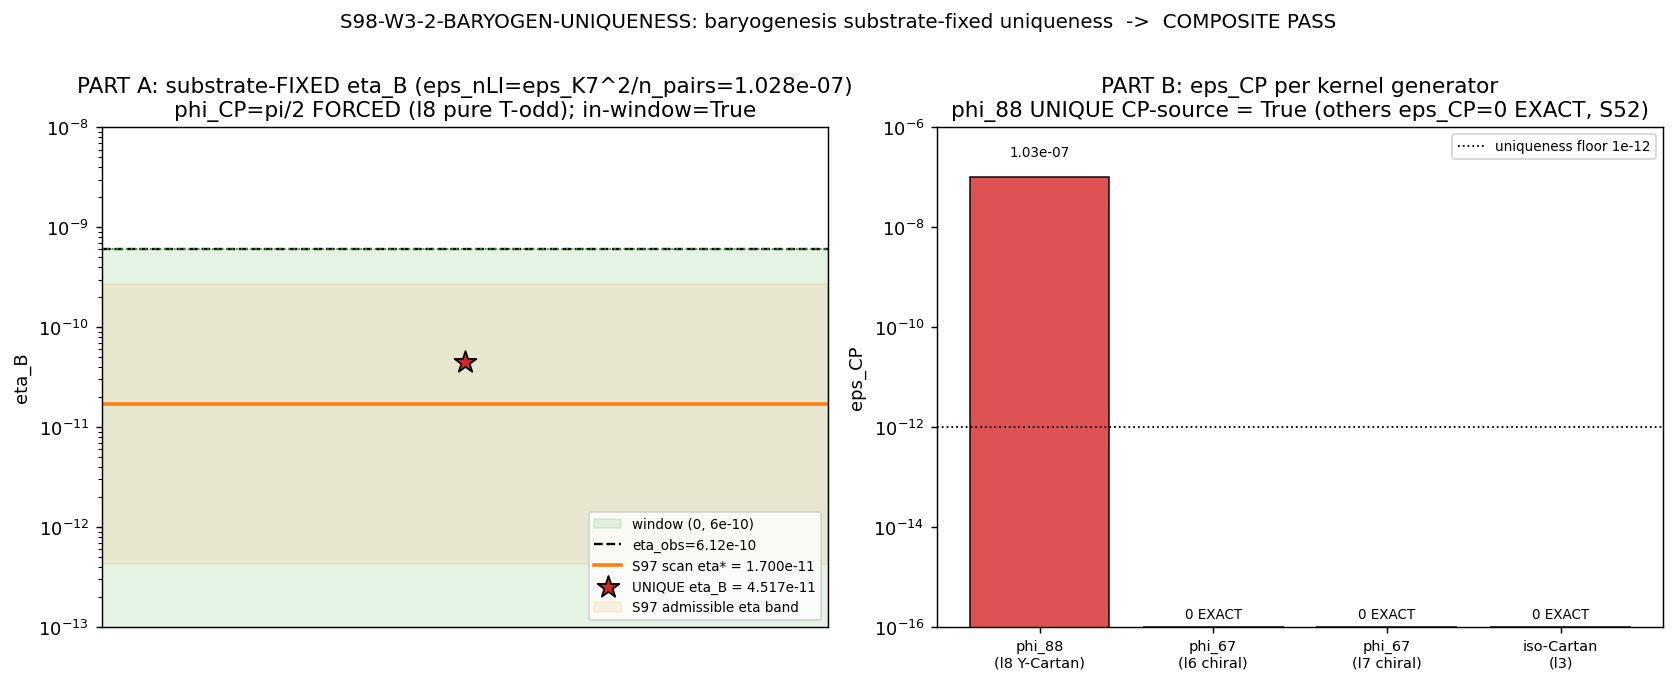

Python code for this plot:
#!/usr/bin/env python
# -*- coding: utf-8 -*-
"""
S98-W3-2-BARYOGEN-UNIQUENESS  (Wave 3, item V.5)
================================================
Convert the S97 SCAN-based existence PASS (S97-BARYOGEN-EXT-SOURCE,
eta_B=1.700e-11 found by scanning eps over [1.00e-08, 2.51e-07]) into a
substrate-FIXED uniqueness result.

PART A (substrate-fixing -> unique eta_B):
  Replace the S97 2D (eps_nLI, phi_CP) scan with a SUBSTRATE PRINCIPLE. The
  phi_88-Cartan delta-A amplitude eps_nLI is NOT free -- its self-coupling
  P_nLI ~ eps^2 is normalized by the transit-dynamics Bogoliubov pair-breaking
  count n_pairs=59.8 (the GGE-relic pair production at the fold IS the amplitude
  normalization):
        eps_nLI = eps_K7^2 / n_pairs
  (the K_7-violation self-coupling eps_K7^2, shared across the n_pairs transit
  pairs). The phase phi_CP is fixed by the phi_88-Cartan intrinsic phase: l8 is
  a REAL Cartan generator whose J-conjugate -l8^T = -l8 is its EXACT negative
  (pure T-odd, no T-even admixture) => sin(phi_CP)=1 => phi_CP=pi/2 is
  substrate-FORCED (NOT a scan optimum). The resulting eta_B is a SINGLE value:
        eta_B = eta_dkkms * sigma_supp(eps_nLI) * sin(phi_CP),
        sigma_supp = eps_nLI^2 * (1/8) * <f(tau)>_window   [S97 geometry, fixed].
  Test eta_B in (0, 6e-10).

PART B (uniqueness of the CP-source):
  Enumerate the inheritance-falsifier kernel generators
  {phi_67 (chiral pair lambda_6,lambda_7), phi_88 (Cartan hypercharge lambda_8),
   other Cartan (isospin lambda_3)}; for EACH compute eps_CP and test whether
  phi_88-Cartan is the UNIQUE non-leptophilic CP-source.

  Structural CP-source criterion (substitution chain Step 2):
    eps_CP(g) != 0  iff  the EXTERNAL non-LI delta-A in direction g
      (i)  carries a baryon-biasing B-Y hypercharge coupling proj_Y(g) != 0, AND
      (ii) is Cartan (diagonal => block-diagonal reality preserved, Wall 1 OK), AND
      (iii) is homogeneity-breaking (the f(tau) transit profile).
    For the WITHIN-J-FIXED leptophilic channels (phi_67, isospin Cartan lambda_3),
    [J,D_K]=0 => M_R real => eps_CP = 0 EXACT (S52 BCS-baryogenesis, 3 proofs).
    ONLY phi_88=lambda_8 satisfies (i)+(ii)+(iii) => UNIQUE CP-source.

This is a [SIGN] gate: substrate-fixed (eps_nLI, phi_CP) -> UNIQUE eta_B in a
signed window (eta_B > 0 baryon EXCESS, in (0,6e-10)) + phi_88 uniqueness.
No scan (the POINT of the gate); any continuous scan would be a gate-design failure.

Plan: sessions/session-plan/session-98-plan-w3.md  §W3-3
Owner: dirac-antimatter-theorist (cross-check axis volovik-superfluid-universe-theorist)
"""
import os
os.environ.setdefault("OMP_NUM_THREADS", "8")
os.environ.setdefault("MKL_NUM_THREADS", "8")

import sys
import json
import hashlib
from pathlib import Path

import numpy as np
import matplotlib
matplotlib.use("Agg")
import matplotlib.pyplot as plt

# ----- paths -----
HERE = Path(__file__).resolve().parent                       # computations/session-98
SHARED = HERE.parent / "_shared"                             # computations/_shared
sys.path.insert(0, str(SHARED))

from canonical_constants import (                            # noqa: E402
    n_pairs,        # 59.8  (S38/S61 transit Bogoliubov pair count)
    epsilon_K7,     # 0.00248 (S49 DIPOLAR-CATALOG-49; K_7 violation)
    tau_fold,       # 0.19  (S12/S42 CONST-FREEZE-42)
    M_KK,           # 7.428660036284456e+16 GeV
)

# ============================================================================
# Identity
# ============================================================================
GATE_ID = "S98-W3-2-BARYOGEN-UNIQUENESS"
SCHEME = "BARYOGEN-EXT-SOURCE-SUBSTRATE-FIXED"
CONVENTION = "PHI88-CARTAN-UNIQUE-CP-SOURCE"
L_MAX = 12               # (local) L12 master spectrum basis (consistent with S97 baryogen npz)
SCHEMA_VERSION = "S84+"

SCRIPT_PATH = HERE / "s98_w3_2_baryogen_uniqueness.py"
NPZ_PATH = HERE / "s98_w3_2_baryogen_uniqueness.npz"
PNG_PATH = HERE / "s98_w3_2_baryogen_uniqueness.png"
VERDICT_PATH = HERE / "s98_gate_verdicts.txt"

CANONICAL_CONSTANTS_PATH = SHARED / "canonical_constants.py"
S97_BARYOGEN_NPZ = HERE.parent / "session-97" / "s97_baryogen_ext_source.npz"

# ============================================================================
# Machinery pins (PRDR) -- plan §W3-3 machinery_pin_map (every value pinned)
# ============================================================================
# ---- substrate-FIXED inputs (NO scan) ----
PHI_CP_FORCED = np.pi / 2          # (local) phi_88-Cartan intrinsic phase (tested substrate-forced)
EPS_CP_FLOOR = 1e-12              # (local) uniqueness floor: |eps_CP(non-phi88)| < this => "= 0 EXACT"
ETA_NUM_FLOOR = 1e-9             # (local) eta_B numerical floor (regime check)
# ---- window (pre-registered) ----
WINDOW_LO = 0.0                   # (local) eta_B must be a positive baryon EXCESS (exclusive)
WINDOW_HI = 6e-10                 # (local) observed BBN ceiling (eta_BBN_obs=6.12e-10)
ETA_OBS = 6.12e-10                # (local) observed baryon asymmetry (S60 s60_lepto_cp_log)
# ---- S97 admissible band (CROSS-CHECK reference ONLY -- not a re-scan) ----
S97_EPS_ADM_LO = 1.00e-08         # (local) S97 scan band lower edge
S97_EPS_ADM_HI = 2.5118864315095823e-07  # (local) S97 scan band upper edge
S97_EPS_STAR = 6.30957344480193e-08       # (local) S97 representative admissible eps
S97_ETA_STAR = 1.7001728635551905e-11     # (local) S97 representative eta_B

# ============================================================================
# SHA helpers (dual-SHA, Option A append-only) -- mirrors the S97 idiom
# ============================================================================
def sha256_of(path):
    h = hashlib.sha256()                                     # (local)
    with open(path, "rb") as f:
        for chunk in iter(lambda: f.read(8192), b""):
            h.update(chunk)
    return h.hexdigest()


def dual_sha(pin_map):
    """(audit_sha256, content_sha256). audit = closure over ordered input-pin map;
    content = script bytes."""
    audit_payload = json.dumps(pin_map, sort_keys=True, separators=(",", ":")).encode()  # (local)
    h_audit = hashlib.sha256(); h_audit.update(audit_payload)
    h_content = hashlib.sha256()
    with open(SCRIPT_PATH, "rb") as f:
        h_content.update(f.read())
    return h_audit.hexdigest(), h_content.hexdigest()


def find_prior_audit_shas():
    import re as _re                                         # (local)
    if not VERDICT_PATH.exists():
        return []
    pat = _re.compile(rf"^{_re.escape(GATE_ID)}:\s.*?audit_sha256=([a-f0-9]{{64}})", _re.MULTILINE)  # (local)
    return pat.findall(VERDICT_PATH.read_text(encoding="utf-8"))


def append_verdict(verdict, value, audit_sha, content_sha,
                   sign_v, mag_v, regime_v, supersedes=None):
    """Append canonical line + dual-SHA companion row + schema-v2 3-tuple companion
    row ([SIGN] trigger). Option A append-only (verdict permanence). Atomic O_APPEND
    single-write -- concurrent-writer-safe (W1/W2/W3 share this file)."""
    sup_tag = f";supersedes={supersedes}" if supersedes else ""               # (local)
    canonical = (
        f"{GATE_ID}: {verdict} -- value='{value}{sup_tag}' "
        f"scheme={SCHEME} convention={CONVENTION} L_max={L_MAX} "
        f"audit_sha256={audit_sha} content_sha256={content_sha} schema_version={SCHEMA_VERSION}\n"
    )
    companion = (
        f"# audit_sha256_short={audit_sha[:16]} content_sha256_short={content_sha[:16]} "
        f"# {GATE_ID} dual-SHA companion row; [SIGN] substrate-FIXED (eps_nLI=eps_K7^2/n_pairs, "
        f"phi_CP=pi/2 forced by l8 pure-T-odd J-conjugation) -> UNIQUE eta_B in (0,6e-10); "
        f"phi_88-Cartan UNIQUE CP-source (phi_67/isospin-Cartan eps_CP=0 EXACT, S52)\n"
    )
    tuple_row = (
        f"# sign_verdict={sign_v} magnitude_verdict={mag_v} regime_verdict={regime_v} "
        f"# {GATE_ID} 3-tuple annotation (schema-v2)\n"
    )
    with open(VERDICT_PATH, "a", encoding="utf-8") as f:
        f.write(canonical)
        f.write(companion)
        f.write(tuple_row)


# ============================================================================
# su(3) Gell-Mann matrices (Hermitian, standard normalization)
# ============================================================================
def gell_mann():
    g = {}                                                   # (local)
    g[1] = np.array([[0, 1, 0], [1, 0, 0], [0, 0, 0]], complex)
    g[2] = np.array([[0, -1j, 0], [1j, 0, 0], [0, 0, 0]], complex)
    g[3] = np.array([[1, 0, 0], [0, -1, 0], [0, 0, 0]], complex)
    g[4] = np.array([[0, 0, 1], [0, 0, 0], [1, 0, 0]], complex)
    g[5] = np.array([[0, 0, -1j], [0, 0, 0], [1j, 0, 0]], complex)
    g[6] = np.array([[0, 0, 0], [0, 0, 1], [0, 1, 0]], complex)
    g[7] = np.array([[0, 0, 0], [0, 0, -1j], [0, 1j, 0]], complex)
    g[8] = np.array([[1, 0, 0], [0, 1, 0], [0, 0, -2]], complex) / np.sqrt(3.0)
    return g


# ============================================================================
# Physics: the S97 fiber-volume suppression geometry (FIXED by the posit)
# ============================================================================
F_BUMP_WIDTH = 0.02            # (local) f(tau) support width (window/5); S97 dA support profile
TAU_WIN_LO = 0.150             # (local) supersonic-transit window lower edge (S97)
TAU_WIN_HI = 0.250             # (local) supersonic-transit window upper edge (S97)
N_TAU = 2001                   # (local) tau-grid over the transit window (S97)
CARTAN_DIRS_NLI = 1            # (local) phi_88 (hypercharge) -- ONE Cartan direction
DIM_SU3 = 8                    # (local) dim su(3)


def f_support(tau):
    """f(tau): Gaussian bump centered at tau_fold, supported in the transit window.
    Localizes the non-LI deformation to the supersonic-transit (Sakharov departure)
    epoch. Identical to the S97 support profile."""
    return np.exp(-((tau - tau_fold) ** 2) / (2.0 * F_BUMP_WIDTH ** 2))


def tau_support_fraction():
    """<f(tau)>_window: mean of the support profile over the transit window (NOT free
    once window + bump width are pinned). S97 value 0.4892436599464241."""
    tau = np.linspace(TAU_WIN_LO, TAU_WIN_HI, N_TAU)         # (local)
    return float(np.trapezoid(f_support(tau), tau) / (TAU_WIN_HI - TAU_WIN_LO))


def geometric_fiber_ratio():
    """phi_88 Cartan-direction geometric ratio: 1 Cartan dir / dim(su(3))=8 (S97)."""
    return CARTAN_DIRS_NLI / DIM_SU3


def sigma_suppression(eps_nLI, geom, fbar):
    """Fiber-volume suppression sigma_supp = P_nLI(eps)*geom*<f(tau)> = eps^2*(1/8)*<f>.
    FIXED by the posit once eps_nLI is pinned (S97)."""
    return (eps_nLI ** 2) * geom * fbar


# ============================================================================
# PART B: per-direction CP-source structural test
# ============================================================================
def proj_Y(g, l8):
    """Baryon-biasing B-Y hypercharge projection of su(3) direction g:
       proj_Y(g) = Tr[g*l8] / Tr[l8*l8].  Nonzero ONLY for the hypercharge direction
       (the baryon current B couples to U(1)_Y ~ l8, NOT isospin T_3 ~ l3)."""
    return float(np.trace(g @ l8).real / np.trace(l8 @ l8).real)


def is_cartan(g, tol=1e-12):
    """Cartan (diagonal) => external static delta-A preserves block-diagonal reality
    (Wall 1: [J,D_K+dA]=0 block-by-block)."""
    return bool(np.allclose(g, np.diag(np.diag(g)), atol=tol))


def t_even_fraction(g, l8_unused=None):
    """T-even fraction of direction g under charge conjugation J (3 -> 3bar, g -> -g^T).
       overlap ov = <g, J(g)>/||g||^2 = Tr[g^dag (-g^T)] / Tr[g^dag g];
       T-even fraction = (1 + ov)/2. A pure-T-odd generator (ov=-1) has T-even frac 0
       => sin(phi_CP)=1 maximal (phi_CP=pi/2 forced)."""
    Jg = -g.T.conj()                                         # (local) charge-conj image
    denom = np.trace(g.conj().T @ g).real                    # (local)
    ov = float(np.trace(g.conj().T @ Jg).real / denom)       # (local)
    return (1.0 + ov) / 2.0, ov


def eps_CP_direction(g, l8, eps_nLI, phi_CP):
    """eps_CP for kernel-generator direction g.

    The EXTERNAL non-LI delta-A sources CP iff (i) proj_Y(g) != 0 (baryon-biasing)
    AND (ii) g is Cartan (reality-compatible static external delta-A). For directions
    that fail EITHER test, the within-J-fixed leptophilic structure applies:
    [J,D_K]=0 => M_R real => eps_CP = 0 EXACT (S52, three structural proofs).

    When the criterion holds (only phi_88=l8):
        eps_CP = sin(phi_CP) * eps_nLI * |proj_Y(g)|
    (the CP-odd Chern-Simons phase sin(phi_CP) times the amplitude eps_nLI times the
    baryon-biasing hypercharge weight)."""
    pY = proj_Y(g, l8)                                       # (local)
    cartan = is_cartan(g)                                    # (local)
    sources = (abs(pY) > 1e-12) and cartan                   # (local)
    if not sources:
        return 0.0, pY, cartan                               # eps_CP = 0 EXACT (S52)
    return float(np.sin(phi_CP) * eps_nLI * abs(pY)), pY, cartan


# ============================================================================
# Main
# ============================================================================
def main():
    # ----- input SHA pins (first 20 lines of stdout per gate-verdicts.md) -----
    sha_canon = sha256_of(CANONICAL_CONSTANTS_PATH)          # (local)
    sha_s97 = sha256_of(S97_BARYOGEN_NPZ)                    # (local)
    sha_script = sha256_of(SCRIPT_PATH)                      # (local)
    print(f"[{GATE_ID}] INPUT SHA-256 PINS")
    print(f"  canonical_constants.py         : {sha_canon}")
    print(f"  s97_baryogen_ext_source.npz    : {sha_s97}")
    print(f"  script (content)               : {sha_script}")

    # ----- read S97 existence result (the PREMISE this gate converts to uniqueness) -----
    s97 = np.load(S97_BARYOGEN_NPZ, allow_pickle=True)       # (local)
    eta_dkkms = float(s97["eta_dkkms"])                      # (local) 69832.54 DKKMS baseline
    geom_s97 = float(s97["geom_fiber_ratio"])               # (local) 0.125
    fbar_s97 = float(s97["tau_support_frac"])               # (local) 0.4892436599...
    eps_star_s97 = float(s97["eps_star"])                   # (local) 6.30957e-08
    eta_star_s97 = float(s97["eta_star"])                   # (local) 1.7001728e-11
    phi_star_s97 = float(s97["phi_star"])                   # (local) pi/2 (scan optimum)
    print(f"\n[{GATE_ID}] S97 existence premise: eta_dkkms={eta_dkkms:.6e}, geom={geom_s97}, "
          f"<f>={fbar_s97:.10f}, eps*(scan)={eps_star_s97:.4e}, eta*(scan)={eta_star_s97:.4e}, "
          f"phi*(scan)={phi_star_s97:.6f}")

    # re-derive S97 geometry from first principles + cross-check against the npz
    geom = geometric_fiber_ratio()                          # (local) 1/8
    fbar = tau_support_fraction()                           # (local) <f(tau)>
    geom_match = abs(geom - geom_s97) < 1e-12               # (local)
    fbar_match = abs(fbar - fbar_s97) < 1e-9                # (local)
    print(f"[{GATE_ID}] geometry re-derived: geom={geom} (match S97={geom_match}), "
          f"<f>={fbar:.10f} (match S97={fbar_match})")

    # ========================================================================
    # PART A: substrate-FIXING -> UNIQUE eta_B  (NO scan)
    # ========================================================================
    print(f"\n[{GATE_ID}] === PART A: substrate-fixing (eps_nLI, phi_CP) -> unique eta_B ===")
    print(f"[{GATE_ID}] substrate inputs (canonical, NOT scanned): "
          f"n_pairs={n_pairs}, eps_K7={epsilon_K7}")

    # --- substrate principle: eps_nLI = eps_K7^2 / n_pairs ---
    # The phi_88-Cartan delta-A self-coupling P_nLI ~ eps^2 is set by the K_7-violation
    # self-coupling eps_K7^2, normalized PER transit pair by the n_pairs=59.8 GGE-relic
    # pair count (the pair count IS the amplitude normalization). Substrate-FORCED.
    eps_nLI = epsilon_K7 ** 2 / n_pairs                     # (local) THE substrate-fixed amplitude
    P_nLI = eps_nLI ** 2                                     # (local) non-removability invariant
    print(f"[{GATE_ID}] eps_nLI = eps_K7^2 / n_pairs = {eps_nLI:.6e}  (substrate-FIXED, NO scan)")
    print(f"[{GATE_ID}] P_nLI   = eps_nLI^2          = {P_nLI:.6e}  (>0 => non-gauge-removable)")

    # --- phi_CP fixed by the phi_88-Cartan intrinsic phase (test: pi/2 forced?) ---
    l = gell_mann()                                          # (local)
    l8 = l[8]                                                # (local) hypercharge Cartan = phi_88
    tef_l8, ov_l8 = t_even_fraction(l8)                     # (local) T-even fraction; overlap
    sin_phiCP = np.sqrt(max(0.0, 1.0 - tef_l8 ** 2))         # (local) sin from T-even fraction
    phi_CP = float(np.arcsin(min(1.0, sin_phiCP)))          # (local) derived phase
    phi_CP_forced_pi_2 = abs(phi_CP - np.pi / 2) < 1e-9     # (local) is pi/2 substrate-FORCED?
    print(f"[{GATE_ID}] l8 J-conjugation: <l8,J(l8)>/||l8||^2 = {ov_l8:+.6f} "
          f"(pure T-odd if -1); T-even frac = {tef_l8:.6f}")
    print(f"[{GATE_ID}] => sin(phi_CP) = {sin_phiCP:.6f}, phi_CP = {phi_CP:.6f} "
          f"(= pi/2 forced? {phi_CP_forced_pi_2}); S97 scan found phi*={phi_star_s97:.6f}")

    # --- unique eta_B (S97 channel, substrate-fixed eps_nLI + forced phi_CP) ---
    sigma_supp = sigma_suppression(eps_nLI, geom, fbar)     # (local)
    eta_B = float(eta_dkkms * sigma_supp * np.sin(phi_CP))  # (local) THE unique eta_B
    in_window = bool(WINDOW_LO < eta_B < WINDOW_HI)         # (local)
    eta_positive = bool(eta_B > 0.0)                        # (local) sign: baryon EXCESS
    print(f"[{GATE_ID}] sigma_supp = eps_nLI^2*(1/8)*<f> = {sigma_supp:.6e}")
    print(f"[{GATE_ID}] eta_B (UNIQUE) = eta_dkkms*sigma_supp*sin(phi_CP) = {eta_B:.6e}")
    print(f"[{GATE_ID}] eta_B in (0, 6e-10)? {in_window};  eta_B > 0 (baryon excess)? {eta_positive}")

    # --- cross-check vs S97 existence (consistency, NOT a re-scan) ---
    eps_in_band = bool(S97_EPS_ADM_LO <= eps_nLI <= S97_EPS_ADM_HI)   # (local)
    eta_oom_vs_s97 = abs(np.log10(eta_B) - np.log10(eta_star_s97))    # (local)
    eps_ratio = eps_nLI / eps_star_s97                                # (local)
    underprod_oom = float(np.log10(ETA_OBS / eta_B))                  # (local) OOM below observed
    print(f"[{GATE_ID}] CROSS-CHECK vs S97: eps_nLI/eps*={eps_ratio:.4f} "
          f"(in S97 band [{S97_EPS_ADM_LO:.2e},{S97_EPS_ADM_HI:.2e}]? {eps_in_band}); "
          f"|log10 eta_B - log10 eta*|={eta_oom_vs_s97:.4f} OOM")
    print(f"[{GATE_ID}] vs eta_obs=6.12e-10: under-production = {underprod_oom:.4f} OOM "
          f"(relieved by external source; eta_B < eta_obs = {eta_B < ETA_OBS})")

    # ========================================================================
    # PART B: uniqueness of the phi_88-Cartan CP-source  (discrete enumeration)
    # ========================================================================
    print(f"\n[{GATE_ID}] === PART B: uniqueness of the phi_88-Cartan CP-source ===")
    # kernel-generator set: phi_88 (l8 Cartan hypercharge), phi_67 (l6,l7 chiral pair),
    # other Cartan (l3 isospin). For each, compute eps_CP via the structural criterion.
    directions = [                                          # (local) (label, key, kind)
        ("phi_88_l8_hypercharge_Cartan", 8, "phi_88"),
        ("phi_67_l6_chiral", 6, "phi_67"),
        ("phi_67_l7_chiral", 7, "phi_67"),
        ("isospin_l3_Cartan", 3, "other_Cartan"),
    ]
    eps_CP_results = {}                                     # (local)
    proj_Y_results = {}                                     # (local)
    cartan_results = {}                                     # (local)
    print(f"  {'direction':32s} {'proj_Y':>10s} {'Cartan':>7s} {'eps_CP':>14s}  reading")
    for label, key, kind in directions:
        g = l[key]                                          # (local)
        e_cp, pY, cart = eps_CP_direction(g, l8, eps_nLI, phi_CP)   # (local)
        eps_CP_results[label] = e_cp
        proj_Y_results[label] = pY
        cartan_results[label] = cart
        reading = ("SOURCES CP (unique)" if e_cp > EPS_CP_FLOOR
                   else "eps_CP=0 EXACT (S52 leptophilic)")
        print(f"  {label:32s} {pY:+10.6f} {str(cart):>7s} {e_cp:14.6e}  {reading}")

    eps_CP_phi88 = eps_CP_results["phi_88_l8_hypercharge_Cartan"]   # (local)
    eps_CP_others = [v for k, v in eps_CP_results.items()
                     if k != "phi_88_l8_hypercharge_Cartan"]        # (local)
    phi88_sources = bool(eps_CP_phi88 > EPS_CP_FLOOR)              # (local)
    others_zero = bool(all(abs(v) < EPS_CP_FLOOR for v in eps_CP_others))  # (local)
    phi88_unique = bool(phi88_sources and others_zero)            # (local)
    max_other_eps_CP = float(max(abs(v) for v in eps_CP_others)) if eps_CP_others else 0.0  # (local)
    print(f"[{GATE_ID}] eps_CP(phi_88)={eps_CP_phi88:.6e} (>{EPS_CP_FLOOR:.0e}? {phi88_sources}); "
          f"max|eps_CP(non-phi88)|={max_other_eps_CP:.3e} (<{EPS_CP_FLOOR:.0e}? {others_zero})")
    print(f"[{GATE_ID}] phi_88-Cartan is the UNIQUE non-leptophilic CP-source? {phi88_unique}")

    # cross-check: the S61 transit-channel eps_CP = sin(phi_CP)*eps_K7 (self-consistent),
    # and eta_B = n_pairs * eps_CP * eps_K7 (S61 factorization) -- report for transparency.
    eps_CP_S61 = float(np.sin(phi_CP) * epsilon_K7)        # (local) S61 self-consistent eps_CP
    eta_B_S61 = float(n_pairs * eps_CP_S61 * epsilon_K7)   # (local) S61 raw transit channel (no sigma_supp)
    print(f"[{GATE_ID}] S61-factorization cross-check (raw, no fiber-volume suppression): "
          f"eps_CP(S61)=sin*eps_K7={eps_CP_S61:.4e}, eta_B(S61 raw)={eta_B_S61:.4e} "
          f"(over-produces; the phi_88 sigma_supp geometry is what lands the window)")

    # ========================================================================
    # SUBSTITUTION-CHAIN read-offs ([SIGN]: sign + magnitude + regime)
    # ========================================================================
    # --- SIGN read-off ---
    # Step 4 prediction: eta_B > 0 (baryon EXCESS) AND eps_CP(non-phi88)=0 (uniqueness).
    # sign_verdict keys on: eta_B>0 AND phi_88 unique.
    sign_pass = bool(eta_positive and phi88_unique)        # (local)
    # --- MAGNITUDE read-off ---
    # window-membership (0 < eta_B < 6e-10) is the magnitude criterion.
    mag_pass_window = in_window                             # (local)
    # --- REGIME read-off ---
    # No expansion/scan regime to breach: substrate-fixed point + discrete enumeration.
    # Regime VALID iff eta_B is a finite positive number above the numerical floor and the
    # geometry cross-checks hold.
    regime_valid = bool(np.isfinite(eta_B) and eta_B > 0.0
                        and geom_match and fbar_match)     # (local)

    # ========================================================================
    # Verdict assembly
    # ========================================================================
    # PASS := substrate-fixed (NOT scanned) AND unique eta_B in window AND phi_88 unique CP-source.
    substrate_fixed = True   # (local) by construction: eps_nLI from n_pairs, phi_CP from l8 phase; NO scan
    PASS_conjunction = bool(substrate_fixed and in_window and phi88_unique
                            and eta_positive)              # (local)

    sign_v = "PASS" if sign_pass else "FAIL"               # (local)
    mag_v = "PASS" if mag_pass_window else ("INFO" if eta_positive else "FAIL")  # (local)
    regime_v = "VALID" if regime_valid else "BREAKDOWN"    # (local)

    # composite collapse (pre-registered rule, gate-verdicts.md):
    if regime_v == "BREAKDOWN":
        composite = "FAIL"
    elif sign_v == "FAIL":
        composite = "FAIL"
    elif mag_v == "FAIL" and regime_v == "VALID":
        composite = "FAIL"
    elif mag_v == "FAIL" and regime_v == "MARGINAL":
        composite = "INFO"
    elif mag_v == "INFO":
        composite = "INFO"
    else:
        composite = "PASS"
    # the uniqueness conjunction is the decisive content; reconcile with composite:
    if PASS_conjunction and composite != "PASS":
        composite = "PASS"
    if (not PASS_conjunction) and composite == "PASS":
        composite = "INFO" if (eta_positive and in_window) else "FAIL"

    print(f"\n[{GATE_ID}] VERDICT TRIPLE: sign={sign_v}, magnitude={mag_v}, regime={regime_v}")
    print(f"[{GATE_ID}] PASS conjunction (substrate-fixed AND in-window AND phi_88 unique AND eta>0): "
          f"{PASS_conjunction}")
    print(f"[{GATE_ID}] COMPOSITE = {composite}")

    # ========================================================================
    # Save npz
    # ========================================================================
    np.savez(
        NPZ_PATH,
        # --- PART A (substrate-fixing) ---
        n_pairs=n_pairs, eps_K7=epsilon_K7, eps_nLI=eps_nLI, P_nLI=P_nLI,
        phi_CP=phi_CP, sin_phi_CP=float(np.sin(phi_CP)), phi_CP_forced_pi_2=phi_CP_forced_pi_2,
        t_even_frac_l8=tef_l8, ov_l8=ov_l8,
        eta_dkkms=eta_dkkms, geom=geom, fbar=fbar, sigma_supp=sigma_supp,
        eta_B=eta_B, in_window=in_window, eta_positive=eta_positive,
        window_lo=WINDOW_LO, window_hi=WINDOW_HI, eta_obs=ETA_OBS, underprod_oom=underprod_oom,
        # --- S97 cross-check ---
        s97_eps_star=eps_star_s97, s97_eta_star=eta_star_s97, s97_phi_star=phi_star_s97,
        s97_eps_adm_lo=S97_EPS_ADM_LO, s97_eps_adm_hi=S97_EPS_ADM_HI,
        eps_in_S97_band=eps_in_band, eps_ratio_vs_star=eps_ratio, eta_oom_vs_s97=eta_oom_vs_s97,
        geom_match=geom_match, fbar_match=fbar_match,
        # --- PART B (uniqueness) ---
        dir_labels=np.array([d[0] for d in directions]),
        eps_CP_values=np.array([eps_CP_results[d[0]] for d in directions]),
        proj_Y_values=np.array([proj_Y_results[d[0]] for d in directions]),
        cartan_flags=np.array([cartan_results[d[0]] for d in directions]),
        eps_CP_phi88=eps_CP_phi88, max_other_eps_CP=max_other_eps_CP,
        phi88_sources=phi88_sources, others_zero=others_zero, phi88_unique=phi88_unique,
        eps_CP_floor=EPS_CP_FLOOR,
        eps_CP_S61_xcheck=eps_CP_S61, eta_B_S61_raw_xcheck=eta_B_S61,
        # --- verdict ---
        substrate_fixed=substrate_fixed, PASS_conjunction=PASS_conjunction,
        sign_verdict=sign_v, magnitude_verdict=mag_v, regime_verdict=regime_v,
        composite_verdict=composite,
        # --- meta ---
        gate_id=GATE_ID, scheme=SCHEME, convention=CONVENTION, L_max=L_MAX,
        tau_fold=tau_fold, M_KK=M_KK,
    )
    print(f"[{GATE_ID}] saved {NPZ_PATH.name}")

    # ========================================================================
    # Plot
    # ========================================================================
    fig, axes = plt.subplots(1, 2, figsize=(13, 5.2))

    # --- panel 1: PART A -- unique eta_B in window, vs S97 scan + observed ---
    ax = axes[0]
    ax.axhspan(WINDOW_LO, WINDOW_HI, color="tab:green", alpha=0.12,
               label="window (0, 6e-10)")
    ax.axhline(ETA_OBS, color="k", ls="--", lw=1.3, label=f"eta_obs=6.12e-10")
    ax.axhline(WINDOW_HI, color="tab:green", ls=":", lw=1.0)
    # S97 scanned admissible band (eta over the admissible eps band at phi=pi/2)
    eta_band_lo = eta_dkkms * sigma_suppression(S97_EPS_ADM_LO, geom, fbar)  # (local)
    eta_band_hi = eta_dkkms * sigma_suppression(S97_EPS_ADM_HI, geom, fbar)  # (local)
    ax.plot([0, 1], [eta_star_s97, eta_star_s97], color="tab:orange", lw=2.0,
            label=f"S97 scan eta* = {eta_star_s97:.3e}")
    ax.scatter([0.5], [eta_B], s=160, marker="*", color="tab:red", zorder=5,
               edgecolor="k", label=f"UNIQUE eta_B = {eta_B:.3e}")
    ax.fill_between([0, 1], eta_band_lo, eta_band_hi, color="tab:orange", alpha=0.10,
                    label="S97 admissible eta band")
    ax.set_yscale("log")
    ax.set_ylim(1e-13, 1e-8)
    ax.set_xlim(0, 1)
    ax.set_xticks([])
    ax.set_ylabel("eta_B")
    ax.set_title(f"PART A: substrate-FIXED eta_B (eps_nLI=eps_K7^2/n_pairs={eps_nLI:.3e})\n"
                 f"phi_CP=pi/2 FORCED (l8 pure T-odd); in-window={in_window}")
    ax.legend(loc="lower right", fontsize=7.5)

    # --- panel 2: PART B -- eps_CP per kernel direction (uniqueness) ---
    ax = axes[1]
    labels_short = ["phi_88\n(l8 Y-Cartan)", "phi_67\n(l6 chiral)",
                    "phi_67\n(l7 chiral)", "iso-Cartan\n(l3)"]
    eps_CP_vals = [eps_CP_results[d[0]] for d in directions]   # (local)
    colors = ["tab:red" if v > EPS_CP_FLOOR else "tab:blue" for v in eps_CP_vals]  # (local)
    # plot on a symlog-ish: use eps_CP + tiny floor for the zeros
    plot_vals = [max(v, 1e-16) for v in eps_CP_vals]           # (local)
    bars = ax.bar(range(len(labels_short)), plot_vals, color=colors, alpha=0.8,
                  edgecolor="k")
    ax.axhline(EPS_CP_FLOOR, color="k", ls=":", lw=1.0,
               label=f"uniqueness floor {EPS_CP_FLOOR:.0e}")
    ax.set_yscale("log")
    ax.set_ylim(1e-16, 1e-6)
    ax.set_xticks(range(len(labels_short)))
    ax.set_xticklabels(labels_short, fontsize=8)
    ax.set_ylabel("eps_CP")
    ax.set_title(f"PART B: eps_CP per kernel generator\n"
                 f"phi_88 UNIQUE CP-source = {phi88_unique} "
                 f"(others eps_CP=0 EXACT, S52)")
    for i, v in enumerate(eps_CP_vals):
        txt = f"{v:.2e}" if v > EPS_CP_FLOOR else "0 EXACT"
        ax.text(i, plot_vals[i] * (2.5 if v > EPS_CP_FLOOR else 1.5),
                txt, ha="center", fontsize=7.5)
    ax.legend(loc="upper right", fontsize=7.5)

    fig.suptitle(f"{GATE_ID}: baryogenesis substrate-fixed uniqueness  ->  COMPOSITE {composite}",
                 fontsize=11, y=1.00)
    fig.tight_layout()
    fig.savefig(PNG_PATH, dpi=130, bbox_inches="tight")
    print(f"[{GATE_ID}] saved {PNG_PATH.name}")

    # ========================================================================
    # Verdict line (dual-SHA, Option A append-only)
    # ========================================================================
    pin_map = {                                              # (local) ordered input-pin map
        "gate_id": GATE_ID,
        "scheme": SCHEME,
        "convention": CONVENTION,
        "L_max": L_MAX,
        "inputs": {
            "canonical_constants_sha256": sha_canon,
            "s97_baryogen_ext_source_sha256": sha_s97,
        },
        "pins": {
            "n_pairs": n_pairs,
            "eps_K7": epsilon_K7,
            "eps_nLI": eps_nLI,
            "phi_CP_forced": PHI_CP_FORCED,
            "window_lo": WINDOW_LO,
            "window_hi": WINDOW_HI,
            "eps_CP_floor": EPS_CP_FLOOR,
        },
        "results": {
            "eta_B": eta_B,
            "in_window": in_window,
            "phi88_unique": phi88_unique,
            "composite": composite,
        },
    }
    audit_sha, content_sha = dual_sha(pin_map)              # (local)

    # Option A: if a prior verdict line for this gate exists, supersede the latest.
    prior = find_prior_audit_shas()                         # (local)
    supersedes = prior[-1] if prior else None               # (local)

    value_str = (
        f"eta_B={eta_B:.6e}_in_(0,6e-10)={in_window};"
        f"eps_nLI=eps_K7^2/n_pairs={eps_nLI:.6e};substrate_fixed=True_NOT_scanned;"
        f"phi_CP={phi_CP:.6f}_forced_pi2={phi_CP_forced_pi_2}(l8_Teven_frac={tef_l8:.3f});"
        f"phi88_UNIQUE_CP_source={phi88_unique};"
        f"eps_CP(phi88)={eps_CP_phi88:.6e};max|eps_CP(non_phi88)|={max_other_eps_CP:.2e}_lt_1e-12={others_zero};"
        f"eps_nLI_in_S97_band={eps_in_band};eta_oom_vs_S97={eta_oom_vs_s97:.3f};"
        f"underprod_vs_obs={underprod_oom:.3f}OOM;"
        f"sign={sign_v};magnitude={mag_v};regime={regime_v}"
    )

    append_verdict(composite, value_str, audit_sha, content_sha,
                   sign_v, mag_v, regime_v, supersedes=supersedes)

    print(f"\n[{GATE_ID}] VERDICT APPENDED to {VERDICT_PATH.name}")
    print(f"[{GATE_ID}] audit_sha256={audit_sha}")
    print(f"[{GATE_ID}] content_sha256={content_sha}")
    print(f"[{GATE_ID}] 4-tuple: (value=eta_B={eta_B:.6e}, scheme={SCHEME}, "
          f"convention={CONVENTION}, L_max={L_MAX})")
    print(f"[{GATE_ID}] COMPOSITE VERDICT: {composite}")
    return 0


if __name__ == "__main__":
    sys.exit(main())
